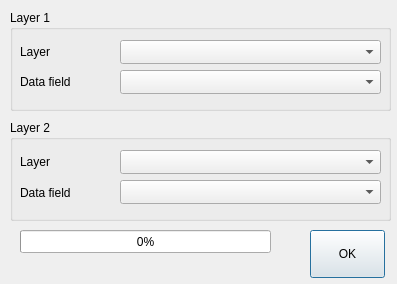
<?xml version="1.0" encoding="UTF-8"?>
<ui version="4.0">
 <class>least_common_denominator</class>
 <widget class="QDialog" name="least_common_denominator">
  <property name="geometry">
   <rect>
    <x>0</x>
    <y>0</y>
    <width>397</width>
    <height>284</height>
   </rect>
  </property>
  <property name="font">
   <font>
    <pointsize>9</pointsize>
   </font>
  </property>
  <property name="windowTitle">
   <string>AequilibraE  -  Least common denominator</string>
  </property>
  <widget class="QGroupBox" name="groupBox">
   <property name="geometry">
    <rect>
     <x>10</x>
     <y>10</y>
     <width>381</width>
     <height>101</height>
    </rect>
   </property>
   <property name="title">
    <string>Layer 1</string>
   </property>
   <widget class="QComboBox" name="fromfield">
    <property name="geometry">
     <rect>
      <x>110</x>
      <y>60</y>
      <width>261</width>
      <height>24</height>
     </rect>
    </property>
   </widget>
   <widget class="QComboBox" name="fromlayer">
    <property name="geometry">
     <rect>
      <x>110</x>
      <y>30</y>
      <width>261</width>
      <height>24</height>
     </rect>
    </property>
   </widget>
   <widget class="QLabel" name="label_2">
    <property name="geometry">
     <rect>
      <x>10</x>
      <y>64</y>
      <width>121</width>
      <height>16</height>
     </rect>
    </property>
    <property name="text">
     <string>Data field</string>
    </property>
   </widget>
   <widget class="QLabel" name="label">
    <property name="geometry">
     <rect>
      <x>10</x>
      <y>34</y>
      <width>121</width>
      <height>16</height>
     </rect>
    </property>
    <property name="text">
     <string>Layer</string>
    </property>
   </widget>
  </widget>
  <widget class="QGroupBox" name="groupBox_2">
   <property name="geometry">
    <rect>
     <x>10</x>
     <y>120</y>
     <width>381</width>
     <height>101</height>
    </rect>
   </property>
   <property name="title">
    <string>Layer 2</string>
   </property>
   <widget class="QComboBox" name="tofield">
    <property name="geometry">
     <rect>
      <x>110</x>
      <y>60</y>
      <width>261</width>
      <height>24</height>
     </rect>
    </property>
   </widget>
   <widget class="QComboBox" name="tolayer">
    <property name="geometry">
     <rect>
      <x>110</x>
      <y>30</y>
      <width>261</width>
      <height>24</height>
     </rect>
    </property>
   </widget>
   <widget class="QLabel" name="label_5">
    <property name="geometry">
     <rect>
      <x>10</x>
      <y>65</y>
      <width>121</width>
      <height>16</height>
     </rect>
    </property>
    <property name="text">
     <string>Data field</string>
    </property>
   </widget>
   <widget class="QLabel" name="label_6">
    <property name="geometry">
     <rect>
      <x>10</x>
      <y>34</y>
      <width>121</width>
      <height>16</height>
     </rect>
    </property>
    <property name="text">
     <string>Layer</string>
    </property>
   </widget>
  </widget>
  <widget class="QProgressBar" name="progressbar">
   <property name="geometry">
    <rect>
     <x>20</x>
     <y>230</y>
     <width>251</width>
     <height>23</height>
    </rect>
   </property>
   <property name="value">
    <number>0</number>
   </property>
  </widget>
  <widget class="QPushButton" name="OK">
   <property name="geometry">
    <rect>
     <x>310</x>
     <y>230</y>
     <width>75</width>
     <height>48</height>
    </rect>
   </property>
   <property name="text">
    <string>OK</string>
   </property>
  </widget>
  <widget class="QLabel" name="progress_label">
   <property name="geometry">
    <rect>
     <x>20</x>
     <y>260</y>
     <width>211</width>
     <height>16</height>
    </rect>
   </property>
   <property name="text">
    <string/>
   </property>
  </widget>
 </widget>
 <resources/>
 <connections/>
</ui>
